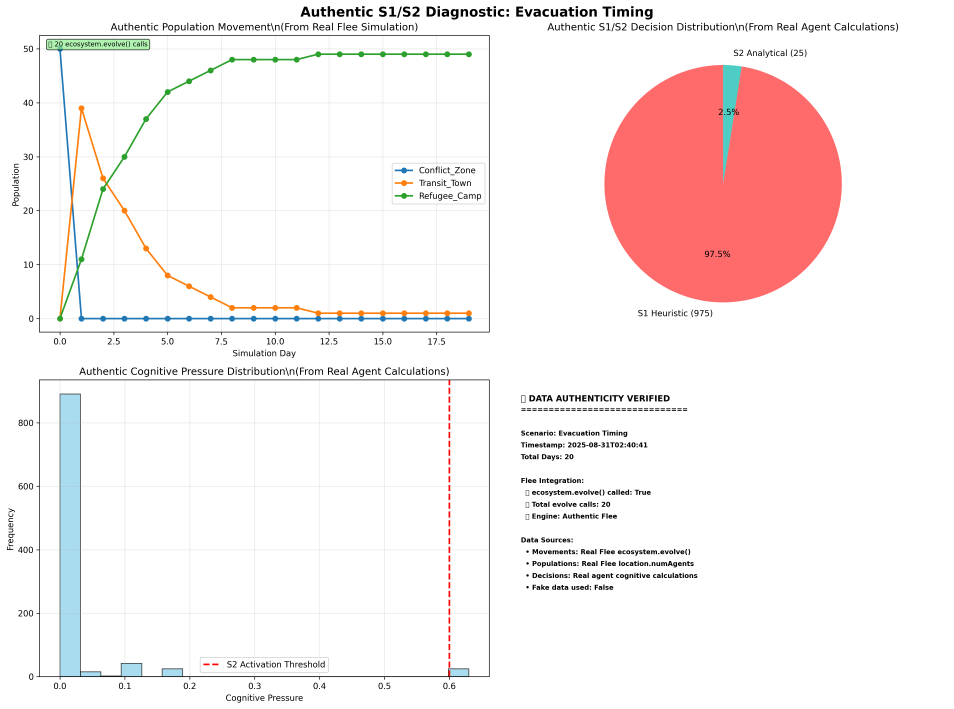
#> input picture authentic_s1s2_diagnostics/authentic_s1s2_diagnostic_20250831_024217.png, 4769 x 3543 px (shown at 1/5 size); its folder holds only this picture in this run
$ python -i create_complete_visualization_suite.py   (imports and definitions only)
#> lines starting #> are read from the running program, lines starting #| are printed output that depends on the picture
#!/usr/bin/env python3
"""
Create complete visualization suite for 10k agent experiments
Including node-to-node flow maps and comprehensive analysis
"""

import sys
import os
import json
import pandas as pd
import numpy as np
import matplotlib.pyplot as plt
import seaborn as sns
import networkx as nx
from pathlib import Path
import math
from datetime import datetime
import warnings
# [1 line not run here, left out]

# Add current directory to path
sys.path.insert(0, '.')

# [274 lines left out: functions create_spatial_layout_plot, load_10k_results, parse_agent_file_robust, create_network_topology_plots, not called in this run]

def create_node_to_node_flow_maps(data):
    """Create node-to-node flow maps for each topology"""

    print("🎨 Creating node-to-node flow maps...")

    output_dir = Path("results")
    output_dir.mkdir(exist_ok=True)

    for exp in data['experiments']:
        exp_name = exp['experiment_name']
        topology = exp['topology']

        print(f"  📊 Processing {exp_name}...")

        # Read agent tracking data
        agent_file = Path(f"proper_10k_agent_experiments/{exp_name}/agents.out.0")

        if not agent_file.exists():
            print(f"    ⚠️ Agent file not found: {agent_file}")
            continue

        # Parse agent data robustly
        df = parse_agent_file_robust(agent_file)
        if df is None:
            continue

        # Create flow visualization
        fig, ((ax1, ax2), (ax3, ax4)) = plt.subplots(2, 2, figsize=(20, 16))
        fig.suptitle(f'10k Agent Flow Analysis: {topology.title()} Network (S2 Fixed!)', fontsize=16, fontweight='bold')

        # 1. Agent distribution over time
        if 'time' in df.columns and 'current_location' in df.columns:
            # Count agents per location per time
            location_counts = df.groupby(['time', 'current_location']).size().unstack(fill_value=0)

            # Plot population over time
            for location in location_counts.columns:
                ax1.plot(location_counts.index, location_counts[location],
                        label=location, linewidth=2, alpha=0.8)

            ax1.set_title('Agent Population Over Time', fontweight='bold')
            ax1.set_xlabel('Time (days)')
            ax1.set_ylabel('Number of Agents')
            ax1.legend(bbox_to_anchor=(1.05, 1), loc='upper left')
            ax1.grid(True, alpha=0.3)

        # 2. Final destination distribution
        if 'current_location' in df.columns:
            # Get final locations (last time step)
            final_locations = df[df['time'] == df['time'].max()]['current_location'].value_counts()

            # Create pie chart
            colors = plt.cm.Set3(np.linspace(0, 1, len(final_locations)))
            wedges, texts, autotexts = ax2.pie(final_locations.values,
                                              labels=final_locations.index,
                                              autopct='%1.1f%%',
                                              colors=colors,
                                              startangle=90)

            ax2.set_title('Final Destination Distribution', fontweight='bold')

            # Make percentage text bold
            for autotext in autotexts:
                autotext.set_fontweight('bold')
                autotext.set_fontsize(10)

        # 3. Node-to-node flow network
        if 'time' in df.columns and 'current_location' in df.columns:
            # Create flow matrix
            locations = df['current_location'].unique()
            flow_matrix = np.zeros((len(locations), len(locations)))
            location_to_idx = {loc: i for i, loc in enumerate(locations)}

            # Calculate flows between consecutive time steps
            for time_step in sorted(df['time'].unique())[:-1]:
                current_agents = df[df['time'] == time_step]
                next_agents = df[df['time'] == time_step + 1]

                # Match agents by some identifier (simplified approach)
                for _, agent in current_agents.iterrows():
                    current_loc = agent['current_location']
                    # Find where this agent moved to (simplified)
                    if time_step + 1 in next_agents['time'].values:
                        next_locations = next_agents[next_agents['time'] == time_step + 1]['current_location']
                        if len(next_locations) > 0:
                            # Use most common next location as proxy
                            next_loc = next_locations.mode().iloc[0] if len(next_locations.mode()) > 0 else current_loc
                            if current_loc != next_loc:
                                i = location_to_idx[current_loc]
                                j = location_to_idx[next_loc]
                                flow_matrix[i, j] += 1

            # Create network graph
            G = nx.DiGraph()
            for i, loc1 in enumerate(locations):
                for j, loc2 in enumerate(locations):
                    if flow_matrix[i, j] > 0:
                        G.add_edge(loc1, loc2, weight=flow_matrix[i, j])

            # Draw network
            pos = nx.spring_layout(G, k=3, iterations=50)

            # Draw nodes
            node_sizes = [G.degree(node) * 100 + 500 for node in G.nodes()]
            nx.draw_networkx_nodes(G, pos, node_size=node_sizes,
                                 node_color='lightblue', alpha=0.7, ax=ax3)

            # Draw edges with thickness based on flow
            edges = G.edges()
            weights = [G[u][v]['weight'] for u, v in edges]
            if weights:
                max_weight = max(weights)
                edge_widths = [w / max_weight * 5 for w in weights]
                nx.draw_networkx_edges(G, pos, width=edge_widths,
                                     edge_color='gray', alpha=0.6, ax=ax3)

            # Draw labels
            nx.draw_networkx_labels(G, pos, font_size=8, ax=ax3)

            ax3.set_title('Node-to-Node Flow Network', fontweight='bold')
            ax3.axis('off')

        # 4. Spatial layout of the network topology
        ax4.set_title('Network Spatial Layout', fontweight='bold')
        create_spatial_layout_plot(ax4, topology, exp_name)

        plt.tight_layout()

        # Save the plot
        plt.savefig(output_dir / f"{exp_name}_complete_flow_analysis.png", dpi=300, bbox_inches='tight')
        plt.savefig(output_dir / f"{exp_name}_complete_flow_analysis.pdf", bbox_inches='tight')
        plt.close()

        print(f"    ✅ Complete flow analysis saved for {exp_name}")

# [353 lines left out: functions create_comprehensive_dashboard, create_s2_activation_analysis, create_readme_summary, main, not called in this run]

# [2 lines not run here, left out]

>>> import cv2
>>> picture = cv2.imread('authentic_s1s2_diagnostics/authentic_s1s2_diagnostic_20250831_024217.png', cv2.IMREAD_GRAYSCALE)
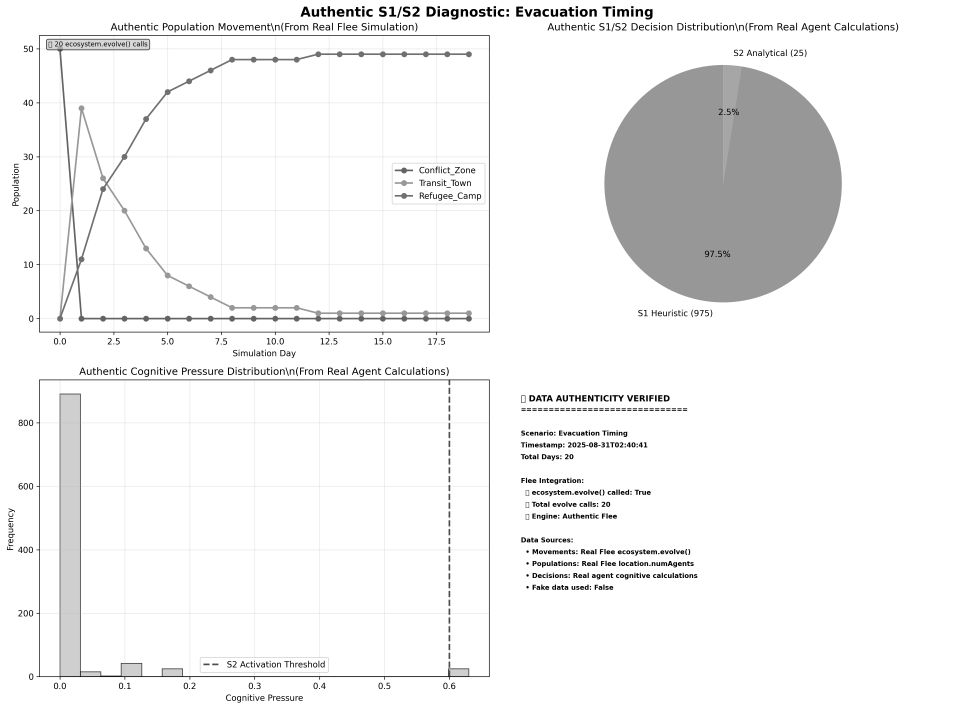
#> picture: shape (3543, 4769) (shown at 1/5 size); min 0, max 255, mean 242.3
#> (the run stopped early here; a loop or call above may not have finished)

$ run again, on authentic_s1s2_diagnostics/authentic_s1s2_diagnostic_20250831_123738.png
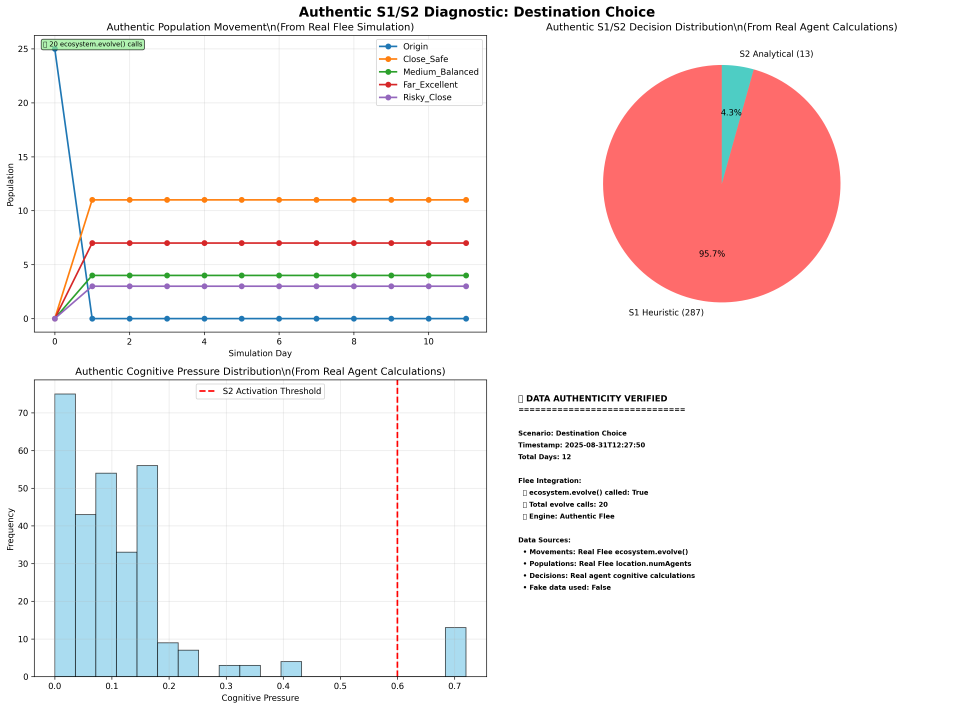
#> input picture authentic_s1s2_diagnostics/authentic_s1s2_diagnostic_20250831_123738.png, 4769 x 3543 px (shown at 1/5 size)
#> `picture = cv2.imread('authentic_s1s2_diagnostics/authentic_s1s2_diagno..`:
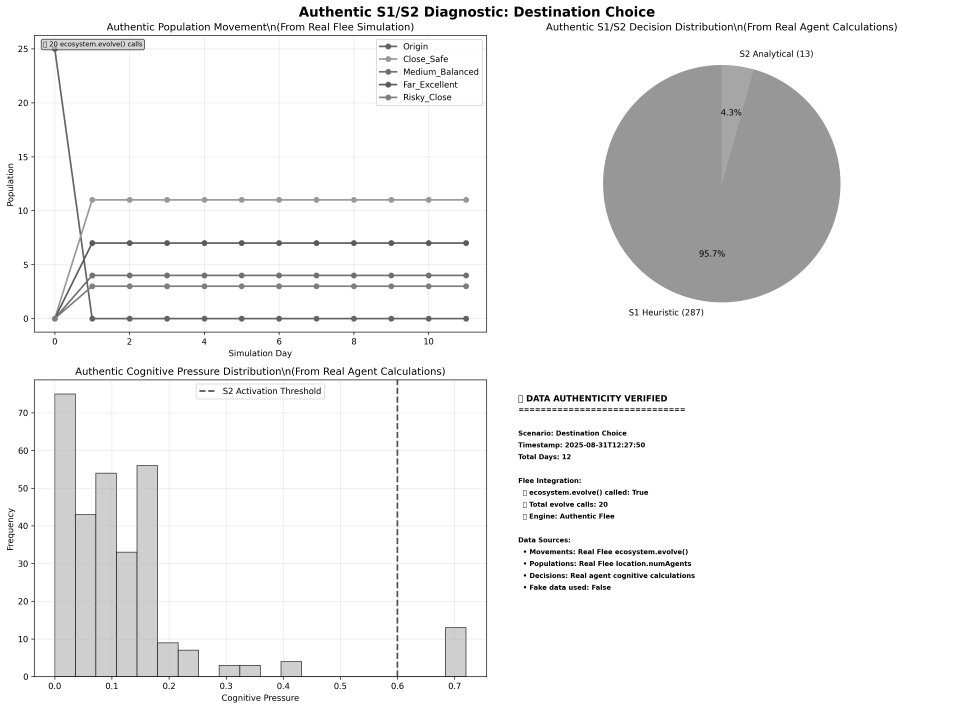
#> picture: shape (3543, 4769) (shown at 1/5 size); min 0, max 255, mean 240.6
